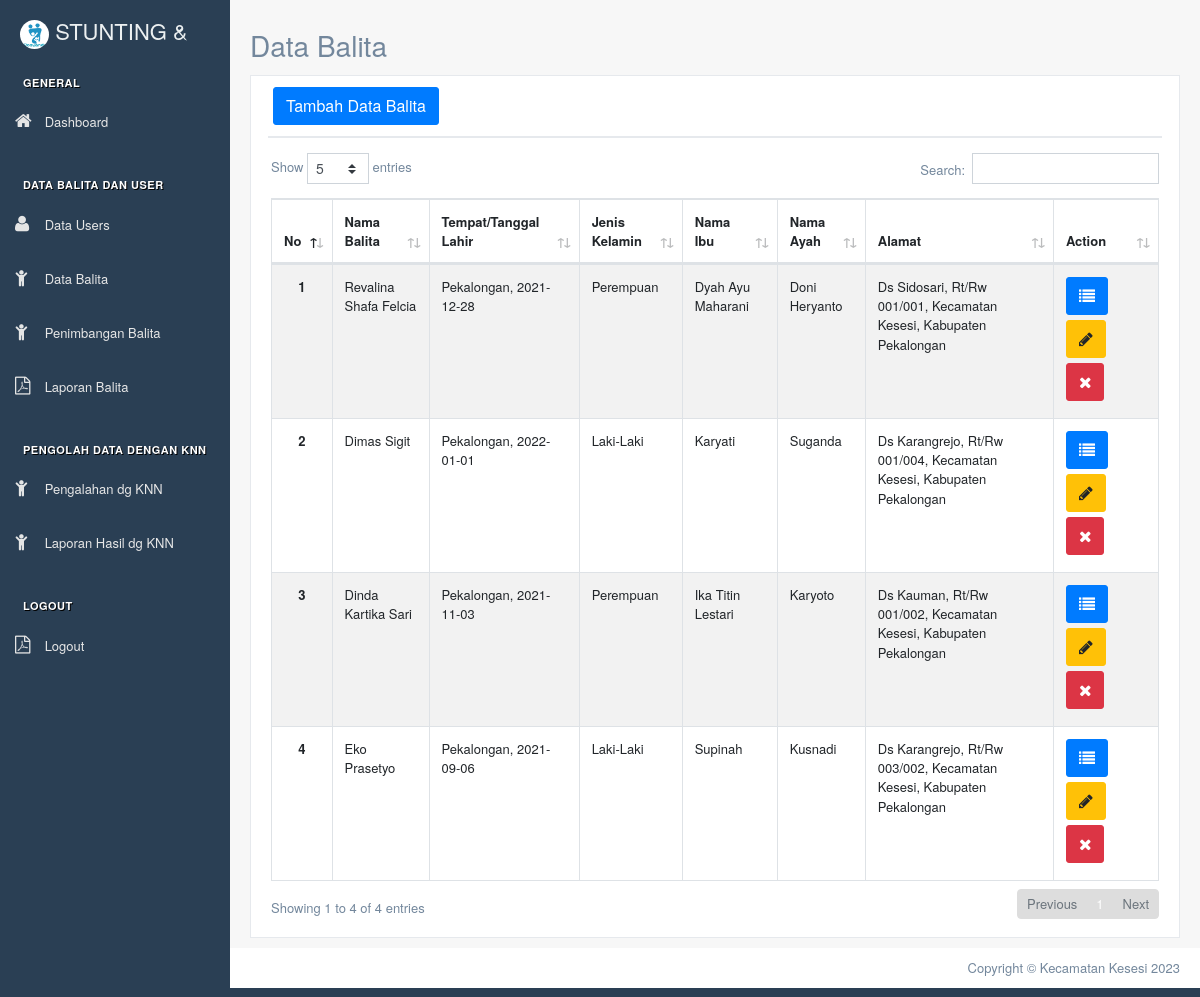
The app's page /index.php/anak with its own data.
### tables this page shows
CREATE TABLE `balita` (
  `id` int(11) NOT NULL,
  `idBalita` varchar(10) DEFAULT NULL,
  `namaBayi` varchar(50) NOT NULL,
  `tempatLahir` varchar(30) NOT NULL,
  `tanggalLahir` date NOT NULL,
  `jenisKelamin` enum('Laki-Laki','Perempuan') NOT NULL,
  `alamat` text NOT NULL,
  `namaIbu` varchar(50) NOT NULL,
  `namaAyah` varchar(50) NOT NULL,
  `umur` int(11) DEFAULT NULL,
  `panjangLahir` int(11) DEFAULT NULL,
  `lingkar_kepala` int(11) DEFAULT NULL,
  `beratLahir` int(11) DEFAULT NULL,
  `telp_ibu` varchar(14) DEFAULT NULL,
  `goldar` varchar(10) DEFAULT NULL
);

### application/controllers/Anak.php (called while the page is built, shortened)
<?php
class Anak extends CI_Controller
{
    public function __construct()
    {
        $this->load->model('ModelPosyandu');
    }
    public function index() {
        $data['title'] = 'Data Balita | Sistem Informasi Stunting';
        $data['user'] = $this->db->get_where('user', ['username' => $this->session->userdata('username')])->row_array();
        $balita = $this->ModelPosyandu->getData('balita', '*');
        if ($this->form_validation->run() == false) {
            $this->load->view('templates/header-datatables', $data);
            $this->load->view('templates/sidebar', $data);
            $this->load->view('balita/index', array('balita' => $balita));
            $this->load->view('templates/footer-datatables');
       }
    }
}

### index.php (called while the page is built, shortened)
<?php
require_once BASEPATH.'core/CodeIgniter.php';

### application/models/ModelPosyandu.php (called while the page is built, shortened)
<?php
class ModelPosyandu extends CI_Model {
    public function getData($tableName,$data,$where=""){
		$data = $this -> db ->query('SELECT '.$data.' FROM '.$tableName." ".$where);
		return $data -> result_array();
	}
}

### application/views/balita/index.php (the view, shortened to what this page needs)
<div class="right_col" role="main">
    <div class="page-title">
        <div class="title_left">
            <h3>Data Balita</h3>
        </div>
    </div>
    <div class="row">
        <div class="col-md-12 col-sm-12 ">
            <div class="x_panel">
                <div class="x_title">
                <form action="<?= base_url('Balita/add') ?>" method="POST">
                <input type="submit" name="simpan" value="Tambah Data Balita" class="btn btn-primary">
                </div>
                <div class="x_content">
                    <div class="row">
                        <div class="col-sm-12">
                            <div class="card-box table-responsive">
                                <table id="datatable" class="table table-striped table-bordered" style="width:100%">
                                    <thead>
                                        <tr>
                                            <th>No</th>
                                            <th>Nama Balita</th>
                                            <th>Tempat/Tanggal Lahir</th>
                                            <th>Jenis Kelamin</th>
                                            <th>Nama Ibu</th>
                                            <th>Nama Ayah</th>
                                            <th>Alamat</th>
                                            <th>Action</th>
                                        </tr>
                                    </thead>
                                    <tbody>
                                        <?php $i = 1; ?>
                                        <?php foreach ($balita as $b) : ?>
                                            <tr>
                                                <th scope="row">
                                                    <center><?= $i; ?></center>
                                                </th>
                                                <td><?= $b['namaBayi']; ?></td>
                                                <td><?= $b['tempatLahir'] . ', ' . $b['tanggalLahir']; ?></td>
                                                <td><?= $b['jenisKelamin']; ?></td>
                                                <td><?= $b['namaIbu']; ?></td>
                                                <td><?= $b['namaAyah']; ?></td>
                                                <td><?= $b['alamat']; ?></td>
                                                <td>
                                                <a href="<?php echo base_url()."Balita/detail/".$b['id']; ?>" style="text-decoration: none;" title="Informasi Lengkap"><button type="button" class="btn btn-primary btn-circle"><i class="fa fa-list"></i></button>
                                                <a href="<?php echo base_url()."Balita/edit/".$b['id']; ?>" style="text-decoration: none;" title="Ubah Data"><button type="button" class="btn btn-warning btn-circle"><i class="fa fa-pencil"></i></button>
                                                <a href="<?php echo base_url()."Balita/delete/".$b['id']; ?>" style="text-decoration: none;" title="Hapus Data"><button type="button" class="btn btn-danger btn-circle"><i class="fa fa-times"></i></button>
                                                </td>
                                            </tr>
                                            <?php $i++; ?>
                                        <?php endforeach; ?>
                                    </tbody>
                                </table>
                            </div>
                        </div>
                    </div>
                </div>
            </div>
        </div>
    </div>
</div>

### records on screen
balita: namaBayi "Revalina Shafa Felcia", tempatLahir "Pekalongan", tanggalLahir "2021-12-28", jenisKelamin "Perempuan", namaIbu "Dyah Ayu Maharani", namaAyah "Doni Heryanto", alamat "Ds Sidosari, Rt/Rw 001/001, Kecamatan Kesesi, Kabupaten Pekalongan"
balita: namaBayi "Dimas Sigit", tempatLahir "Pekalongan", tanggalLahir "2022-01-01", jenisKelamin "Laki-Laki", namaIbu "Karyati", namaAyah "Suganda", alamat "Ds Karangrejo, Rt/Rw 001/004, Kecamatan Kesesi, Kabupaten Pekalongan"
balita: namaBayi "Dinda Kartika Sari", tempatLahir "Pekalongan", tanggalLahir "2021-11-03", jenisKelamin "Perempuan", namaIbu "Ika Titin Lestari", namaAyah "Karyoto", alamat "Ds Kauman, Rt/Rw 001/002, Kecamatan Kesesi, Kabupaten Pekalongan"
balita: namaBayi "Eko Prasetyo", tempatLahir "Pekalongan", tanggalLahir "2021-09-06", jenisKelamin "Laki-Laki", namaIbu "Supinah", namaAyah "Kusnadi", alamat "Ds Karangrejo, Rt/Rw 003/002, Kecamatan Kesesi, Kabupaten Pekalongan"
